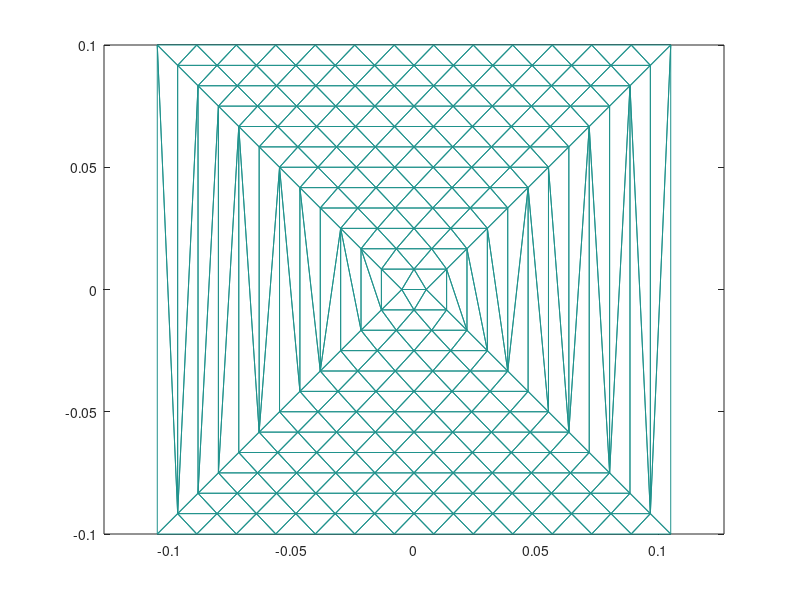

Write the MATLAB code that produced this figure. (Note: this script raises an error after producing the figure.)
%BOWTIE Bowtie mesh in the xy plane
%
%   The following parameters need to be specified:
%
%   Discretization parameter            N
%   Half-height of bowtie               h
%   Width of the feeding neck           d
%   Bowtie flare angle                  flareangle
%
%   Change(decrease) the width of the feeding neck 
%   if inaccurate results are obtained
%
%   Copyright 2002 AEMM. Revision 2002/03/25
%   Chapter 7

clear all

N=24;               %Discretization parameter
h=0.1;              %Half-height of bowtie
d=0.01;             %Width of the feeding neck 
flareangle=pi/2;    %Bowtie flare angle

StepY=h/N;
TAN=tan(flareangle/2);

%Set y grid (from -h to h)
for j=1:N+1
    y(j,1)=-h+2*(j-1)*StepY;
end

%Set x grid (from d/2 to upper boundary)
for i=1:N/2+1
    Vector(i,1)=TAN*y(N/2+i)+d/2;
end

%Set left and right boundary
XLeft   =[-Vector(N/2+1:-1:1); -Vector(2:N/2+1)];
XRight  =[+Vector(N/2+1:-1:1); +Vector(2:N/2+1)];

%Initialize amd plot polygon, which encloses bowtie
Xpol=[XLeft; XRight(N+1:-1:1)];
Ypol=[y; y(N+1:-1:1)];

fill(Xpol, Ypol,'g'); axis('equal'); pause(0.5);
hold on

%Initialize vertexes inside bowtie
L=1;
for j=1:N+1
    M(j)=abs(j-N/2-1)+1; 
    StepX=(XRight(j)-XLeft(j))/M(j);
    for i=1:M(j)+1
        X(L)=XLeft(j)+(i-1)*StepX;
        Y(L)=y(j);
        L=L+1;
    end
end

%Use Delaunay triangulation
TRI = delaunay(X,Y); 
t=TRI';
p=[X; Y; zeros(1,length(X))];
q=trimesh(t',X,Y,zeros(size(X)));
pause(0.5)
hold off

%Remove unnecessary triangles
for m=1:length(t)
    Center(:,m)=1/3*sum(p(:,t(:,m)),2);
end
IN = inpolygon(Center(1,:), Center(2,:), Xpol,Ypol);

TrianglesTotal=length(t); 
Triangle=[];
for m=1:TrianglesTotal
   if(IN(m)==1)
        Triangle=[Triangle t(:,m)];
   end
end
clear t; t=Triangle;
TrianglesTotal=length(t);
t(4,:)=1;

%Save result
save bowtie p t;
viewer bowtie
view(0,90)
